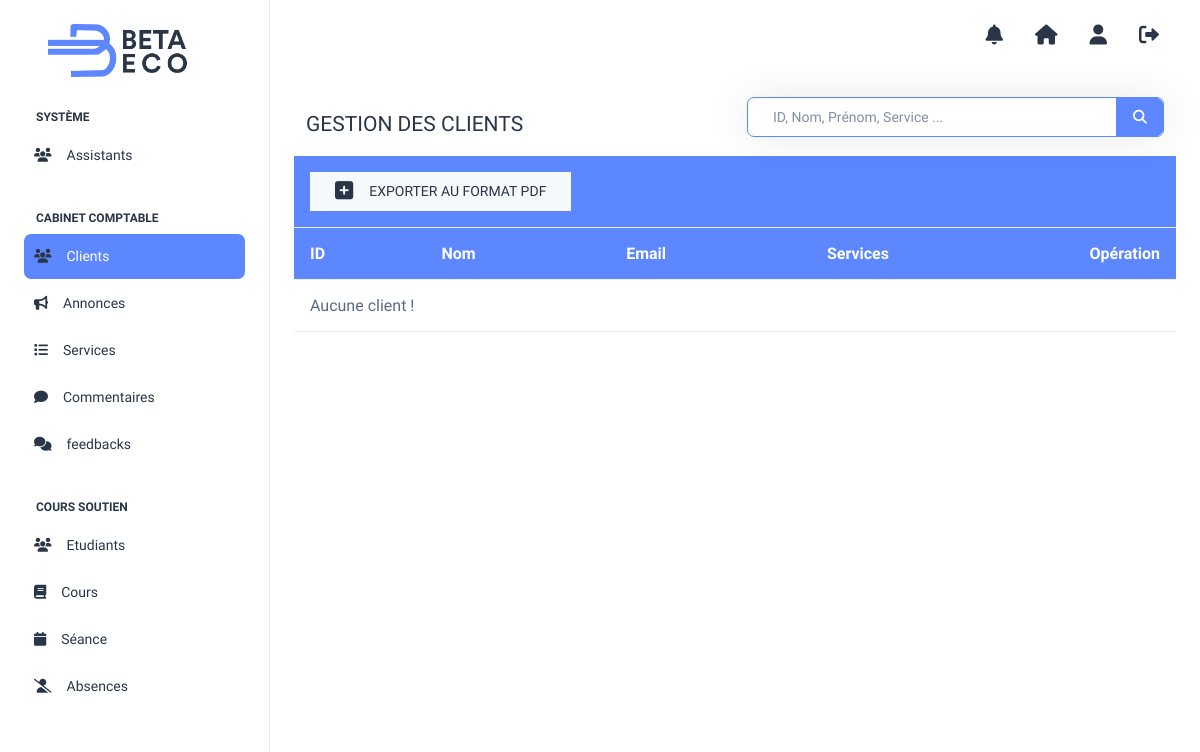
The app's page /DirectorDash/clients.php (signed in), older data.
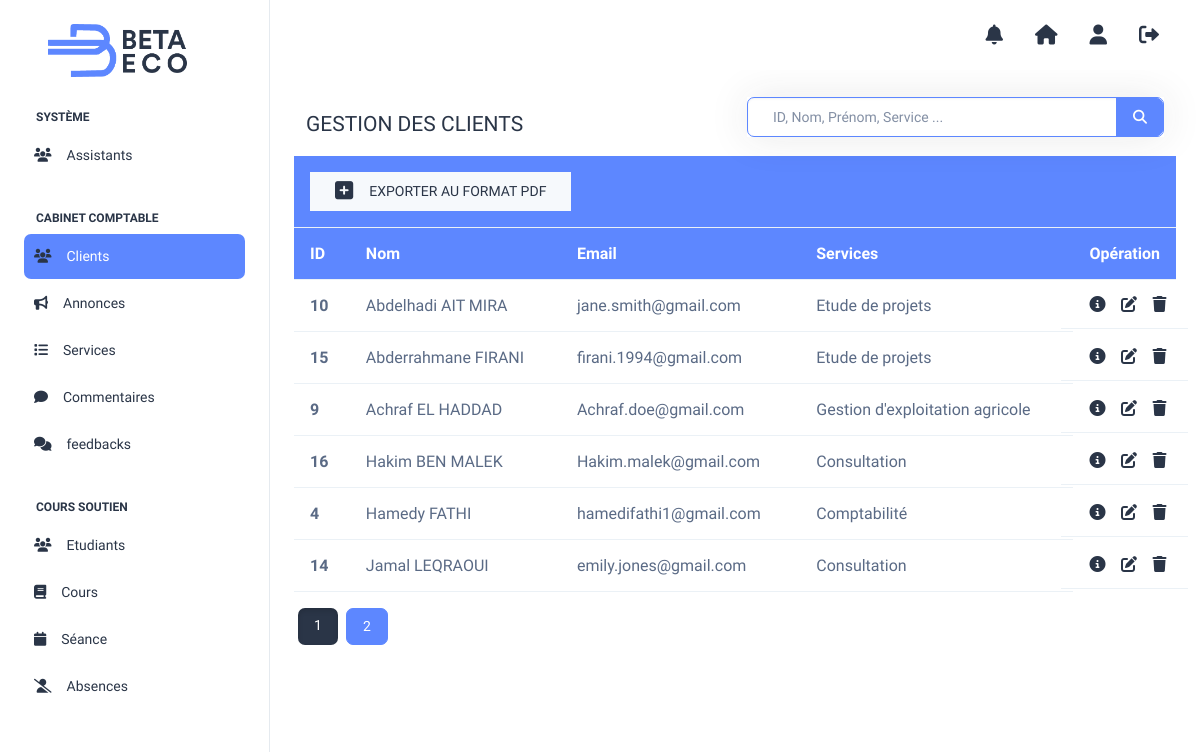
The same page, newer data.
### tables this page shows
CREATE TABLE `utilisateurs` (
  `id_user` int(11) NOT NULL,
  `type` int(11) NOT NULL,
  `prenom` varchar(50) NOT NULL,
  `nom` varchar(50) NOT NULL,
  `phone` varchar(14) DEFAULT NULL,
  `email` varchar(50) DEFAULT NULL,
  `adresse` varchar(50) NOT NULL,
  `niveau` varchar(20) NOT NULL,
  `service` varchar(50) NOT NULL,
  `acces` int(11) DEFAULT NULL,
  `etat` int(11) DEFAULT NULL,
  `date_inscription` date DEFAULT NULL,
  `login` varchar(50) NOT NULL,
  `psw` varchar(50) NOT NULL
);

### DirectorDash/clients.php (the view, shortened to what the changed rows need)
<?php
if (!isset($_SESSION['idd'])) {
    header('location:../login.php');
} else {
    require_once('../connexion.php');
    $req = "select * from utilisateurs WHERE type=3 ";
    $resultsPerPage = 6;
    $totalResults = $pdo->query($req)->rowCount();
    $totalPages = ceil($totalResults / $resultsPerPage);
    $currentPage = isset($_GET['page']) ? intval($_GET['page']) : 1;
    $startIndex = ($currentPage - 1) * $resultsPerPage;
    ?>
    <html lang="en">
    <head>
    </head>
    <body>
        <div class="page-wrapper" id="main-wrapper" data-layout="vertical" data-navbarbg="skin6" data-sidebartype="full"
            data-sidebar-position="fixed" data-header-position="fixed">
            <?php include('navbar.php') ?>
            <div class="container-fluid">
                <table class="table">
                    <thead>
                        <tr>
                            <th scope="col" colspan="5">
                                <button class="btn btn-light py-2 px-4">
                                    <i class="fa-solid fa-square-plus me-3" style="font-size: 1.3rem;"></i>
                                    <p class="text-uppercase m-0">Exporter au format PDF</p>
                                </button>
                            </th>
                        </tr>
                        <tr>
                            <th scope="col">ID</th>
                            <th scope="col">Nom</th>
                            <th scope="col">Email</th>
                            <th scope="col">Services</th>
                            <th scope="col" style="width:50px">Opération</th>
                        </tr>
                    </thead>
                    <tbody>
                        <?php
                        $req .= " ORDER BY prenom ASC LIMIT $startIndex, $resultsPerPage";
                        $res = $pdo->query($req);
                        if ($res->rowCount() > 0) {
                            foreach ($res as $data) { ?>
                                <tr>
                                    <th scope="row">
                                        <?= $data['id_user'] ?>
                                    </th>
                                    <td>
                                        <?= $data['prenom'] . " " . $data['nom'] ?>
                                    </td>
                                    <td>
                                        <?= $data['email'] ?>
                                    </td>
                                    <td>
                                        <?= $data['service'] ?>
                                    </td>
                                    <td class="row">
                                        <a href="operaClients.php?action=view&id=<?= $data['id_user'] ?>" class="view col-4" title="View"
                                            data-toggle="tooltip"><i class="fa-solid fa-circle-info"></i></a>
                                        <a href="operaClients.php?action=update&id=<?= $data['id_user'] ?>" class="edit col-4" title="Edit"
                                            data-toggle="tooltip"><i class="fa-solid fa-pen-to-square"></i></a>
                                        <a href="operaClients.php?action=delete&id=<?= $data['id_user'] ?>" class="edit col-4" title="Supprimer"
                                            data-toggle="tooltip"><i class="fa-solid fa-trash"></i></a>
                                    </td>
                                </tr>
                                <?php
                            }
                        } else {
                            ?>
                            <tr>
                                <td colspan="5"> Aucune client !</td>
                            </tr>
                            <?php
                        }
                        ?>
                    </tbody>
                </table>
                <div class="pagination">
                    <?php
                    for ($page = 1; $page <= $totalPages; $page++) {
                        $params = $_GET;
                        $params['page'] = $page;
                        $queryString = http_build_query($params);
                        echo '<a class="btn btn-primary mx-1';
                        if ($page === $currentPage) {
                            echo ' active';
                        }
                        echo '" style="color:white" href="clients.php?' . $queryString . '">' . $page . '</a>';
                    } ?>
                </div>
            </div>
        </div>
        </div>
    </body>
    </html>
<?php } ?>

Row changes from the older to the newer data that the page shows:
added utilisateurs: id_user "10", prenom "Abdelhadi", nom "AIT MIRA", email "jane.smith@gmail.com", service "Etude de projets"
added utilisateurs: id_user "15", prenom "Abderrahmane", nom "FIRANI", email "firani.1994@gmail.com", service "Etude de projets"
added utilisateurs: id_user "9", prenom "Achraf", nom "EL HADDAD", email "Achraf.doe@gmail.com", service "Gestion d'exploitation agricole"
added utilisateurs: id_user "16", prenom "Hakim", nom "BEN MALEK", email "Hakim.malek@gmail.com", service "Consultation"
added utilisateurs: id_user "4", prenom "Hamedy", nom "FATHI", email "hamedifathi1@gmail.com", service "Comptabilité"
added utilisateurs: id_user "14", prenom "Jamal", nom "LEQRAOUI", email "emily.jones@gmail.com", service "Consultation"
Text that changed along with them:
new list line: "1"
new list line: "2"
text no longer shown: "Aucune client !"
